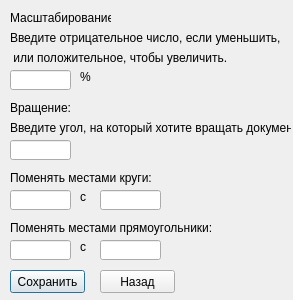
<?xml version="1.0" encoding="UTF-8"?>
<ui version="4.0">
 <class>changedocument</class>
 <widget class="QDialog" name="changedocument">
  <property name="geometry">
   <rect>
    <x>0</x>
    <y>0</y>
    <width>293</width>
    <height>300</height>
   </rect>
  </property>
  <property name="windowTitle">
   <string>Dialog</string>
  </property>
  <widget class="QLabel" name="label">
   <property name="geometry">
    <rect>
     <x>10</x>
     <y>10</y>
     <width>101</width>
     <height>16</height>
    </rect>
   </property>
   <property name="text">
    <string>Масштабирование:</string>
   </property>
  </widget>
  <widget class="QLineEdit" name="Mashtab">
   <property name="geometry">
    <rect>
     <x>10</x>
     <y>70</y>
     <width>61</width>
     <height>20</height>
    </rect>
   </property>
  </widget>
  <widget class="QLabel" name="label_2">
   <property name="geometry">
    <rect>
     <x>10</x>
     <y>30</y>
     <width>371</width>
     <height>16</height>
    </rect>
   </property>
   <property name="text">
    <string>Введите отрицательное число, если уменьшить,</string>
   </property>
  </widget>
  <widget class="QLabel" name="label_3">
   <property name="geometry">
    <rect>
     <x>10</x>
     <y>50</y>
     <width>251</width>
     <height>16</height>
    </rect>
   </property>
   <property name="text">
    <string> или положительное, чтобы увеличить.</string>
   </property>
  </widget>
  <widget class="QLabel" name="label_4">
   <property name="geometry">
    <rect>
     <x>80</x>
     <y>70</y>
     <width>47</width>
     <height>13</height>
    </rect>
   </property>
   <property name="text">
    <string>%</string>
   </property>
  </widget>
  <widget class="QLabel" name="label_5">
   <property name="geometry">
    <rect>
     <x>10</x>
     <y>100</y>
     <width>61</width>
     <height>16</height>
    </rect>
   </property>
   <property name="text">
    <string>Вращение:</string>
   </property>
  </widget>
  <widget class="QLabel" name="label_6">
   <property name="geometry">
    <rect>
     <x>10</x>
     <y>120</y>
     <width>281</width>
     <height>16</height>
    </rect>
   </property>
   <property name="text">
    <string>Введите угол, на который хотите вращать документ</string>
   </property>
  </widget>
  <widget class="QLineEdit" name="angle">
   <property name="geometry">
    <rect>
     <x>10</x>
     <y>140</y>
     <width>61</width>
     <height>20</height>
    </rect>
   </property>
  </widget>
  <widget class="QLabel" name="label_7">
   <property name="geometry">
    <rect>
     <x>10</x>
     <y>170</y>
     <width>141</width>
     <height>16</height>
    </rect>
   </property>
   <property name="text">
    <string>Поменять местами круги:</string>
   </property>
  </widget>
  <widget class="QLineEdit" name="firstcircle">
   <property name="geometry">
    <rect>
     <x>10</x>
     <y>190</y>
     <width>61</width>
     <height>20</height>
    </rect>
   </property>
  </widget>
  <widget class="QLabel" name="label_8">
   <property name="geometry">
    <rect>
     <x>80</x>
     <y>190</y>
     <width>47</width>
     <height>13</height>
    </rect>
   </property>
   <property name="text">
    <string>с</string>
   </property>
  </widget>
  <widget class="QLineEdit" name="secondcircle">
   <property name="geometry">
    <rect>
     <x>100</x>
     <y>190</y>
     <width>61</width>
     <height>20</height>
    </rect>
   </property>
  </widget>
  <widget class="QLineEdit" name="secondcircle_2">
   <property name="geometry">
    <rect>
     <x>100</x>
     <y>240</y>
     <width>61</width>
     <height>20</height>
    </rect>
   </property>
   <property name="text">
    <string/>
   </property>
  </widget>
  <widget class="QLabel" name="label_9">
   <property name="geometry">
    <rect>
     <x>80</x>
     <y>240</y>
     <width>47</width>
     <height>13</height>
    </rect>
   </property>
   <property name="text">
    <string>с</string>
   </property>
  </widget>
  <widget class="QLabel" name="label_10">
   <property name="geometry">
    <rect>
     <x>10</x>
     <y>220</y>
     <width>241</width>
     <height>16</height>
    </rect>
   </property>
   <property name="text">
    <string>Поменять местами прямоугольники:</string>
   </property>
  </widget>
  <widget class="QLineEdit" name="firstcircle_2">
   <property name="geometry">
    <rect>
     <x>10</x>
     <y>240</y>
     <width>61</width>
     <height>20</height>
    </rect>
   </property>
   <property name="text">
    <string/>
   </property>
  </widget>
  <widget class="QPushButton" name="pushButton">
   <property name="geometry">
    <rect>
     <x>10</x>
     <y>270</y>
     <width>75</width>
     <height>23</height>
    </rect>
   </property>
   <property name="text">
    <string>Сохранить</string>
   </property>
  </widget>
  <widget class="QPushButton" name="pushButton_2">
   <property name="geometry">
    <rect>
     <x>100</x>
     <y>270</y>
     <width>75</width>
     <height>23</height>
    </rect>
   </property>
   <property name="text">
    <string>Назад</string>
   </property>
  </widget>
 </widget>
 <resources/>
 <connections/>
</ui>
